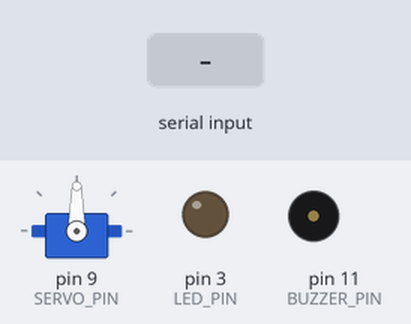
A sketch run on a simulated Arduino Uno, built with avr-gcc and run on an emulated ATmega328P. On the bench: servo, output pins drawn as LEDs (lit = HIGH), buzzer (waves = sounding). Inputs (shaded band) come from the test bench.

Above: at 1.2 s.
1.3 s: "1" received over Serial
At 1.7 s:
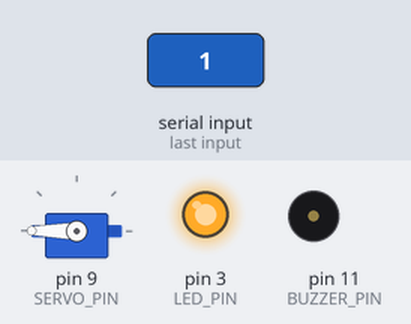
2.9 s: byte 0 (0) received over Serial
At 4.0 s:
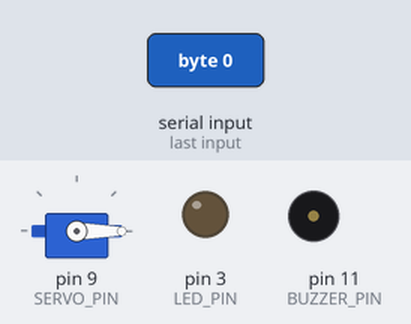
4.4 s: byte 1 (1) received over Serial
At 5.1 s:
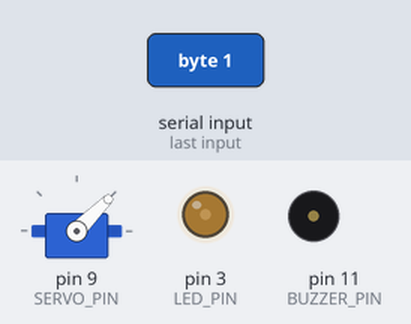
5.9 s: byte 2 (2) received over Serial
At 6.3 s:
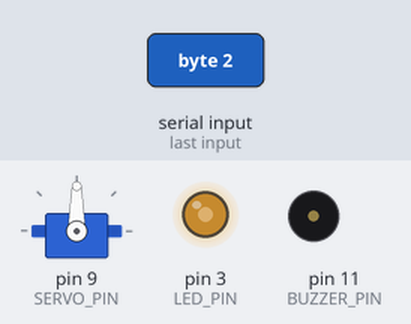
7.4 s: byte 3 (3) received over Serial
At 8.6 s:
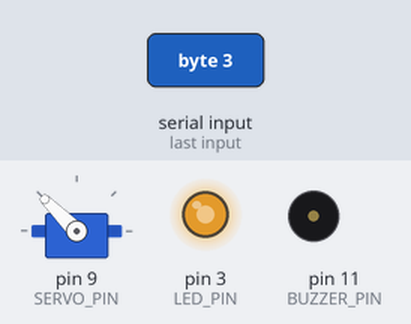
8.9 s: "0" received over Serial
At 9.8 s:
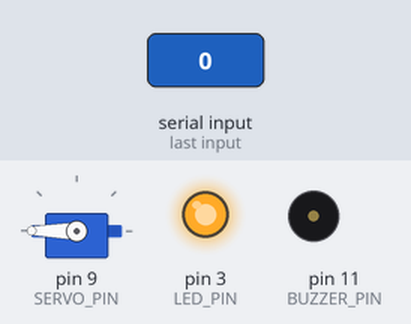
Timing chart, 0 to 11.5 s (numbered marks = the images above; inputs shaded):
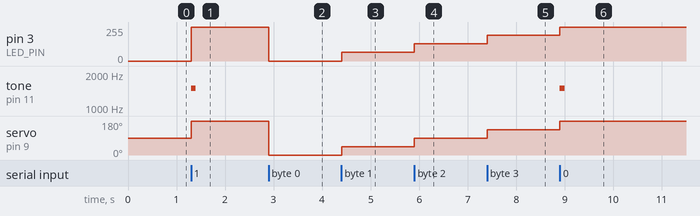

The sketch:

arduino_session2.ino
```cpp
#include <Servo.h>

const int LED_PIN = 3;
const int SERVO_PIN = 9;
const int BUZZER_PIN = 11;

Servo servoMotor;

void setup() {
  pinMode(LED_PIN, OUTPUT);
  pinMode(BUZZER_PIN, OUTPUT);
  servoMotor.attach(SERVO_PIN);
  Serial.begin(9600);
}

void aplicarAccion(byte dedos) {
  int brillo = 0;
  int angulo = 0;
  bool sonar = false;

  if (dedos == 0) {
    brillo = 0;
    angulo = 0;
    sonar = false;
  } else if (dedos == 1) {
    brillo = 64;
    angulo = 45;
    sonar = false;
  } else if (dedos == 2) {
    brillo = 128;
    angulo = 90;
    sonar = false;
  } else if (dedos == 3) {
    brillo = 192;
    angulo = 135;
    sonar = false;
  } else {
    brillo = 255;
    angulo = 180;
    sonar = true;
  }

  analogWrite(LED_PIN, brillo);
  servoMotor.write(angulo);

  if (sonar) {
    tone(BUZZER_PIN, 1500, 100);
  } else {
    noTone(BUZZER_PIN);
  }
}

void loop() {
  if (Serial.available() > 0) {
    byte dedos = Serial.read();
    aplicarAccion(dedos);
  }
}
```

Measured:
- after the input at 1.3 s, pin 3 (LED_PIN): 0/255 → 255/255 at once; tone on pin 11 (BUZZER_PIN): silent → 1500 Hz at once, → silent 0.10 s later; servo on pin 9 (SERVO_PIN): 90° → 180° at once
- after the input at 2.9 s, pin 3 (LED_PIN): 255/255 → 0/255 at once; servo on pin 9 (SERVO_PIN): 180° → 0° at once
- after the input at 4.4 s, pin 3 (LED_PIN): 0/255 → 64/255 at once; servo on pin 9 (SERVO_PIN): 0° → 45° at once
- after the input at 5.9 s, pin 3 (LED_PIN): 64/255 → 128/255 at once; servo on pin 9 (SERVO_PIN): 45° → 90° at once
- after the input at 7.4 s, pin 3 (LED_PIN): 128/255 → 192/255 at once; servo on pin 9 (SERVO_PIN): 90° → 135° at once
- after the input at 8.9 s, pin 3 (LED_PIN): 192/255 → 255/255 at once; tone on pin 11 (BUZZER_PIN): silent → 1500 Hz at once, → silent 0.10 s later; servo on pin 9 (SERVO_PIN): 135° → 180° at once
